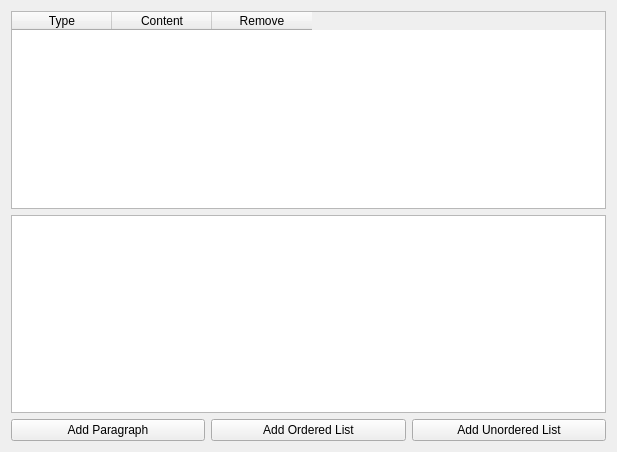
<?xml version="1.0" encoding="UTF-8"?>
<ui version="4.0">
 <class>DescriptionWidget</class>
 <widget class="QWidget" name="DescriptionWidget">
  <property name="geometry">
   <rect>
    <x>0</x>
    <y>0</y>
    <width>617</width>
    <height>452</height>
   </rect>
  </property>
  <property name="windowTitle">
   <string notr="true">DescriptionWidget</string>
  </property>
  <layout class="QVBoxLayout" name="verticalLayout">
   <item>
    <widget class="QTableWidget" name="description_table">
     <property name="selectionMode">
      <enum>QAbstractItemView::ExtendedSelection</enum>
     </property>
     <property name="selectionBehavior">
      <enum>QAbstractItemView::SelectRows</enum>
     </property>
     <attribute name="horizontalHeaderStretchLastSection">
      <bool>false</bool>
     </attribute>
     <column>
      <property name="text">
       <string>Type</string>
      </property>
     </column>
     <column>
      <property name="text">
       <string>Content</string>
      </property>
     </column>
     <column>
      <property name="text">
       <string>Remove</string>
      </property>
     </column>
    </widget>
   </item>
   <item>
    <widget class="QTextEdit" name="description_preview">
     <property name="readOnly">
      <bool>true</bool>
     </property>
    </widget>
   </item>
   <item>
    <layout class="QHBoxLayout" name="horizontalLayout">
     <item>
      <widget class="QPushButton" name="paragraph_add_button">
       <property name="text">
        <string>Add Paragraph</string>
       </property>
      </widget>
     </item>
     <item>
      <widget class="QPushButton" name="ordered_list_add_button">
       <property name="text">
        <string>Add Ordered List</string>
       </property>
      </widget>
     </item>
     <item>
      <widget class="QPushButton" name="unordered_list_add_button">
       <property name="text">
        <string>Add Unordered List</string>
       </property>
      </widget>
     </item>
    </layout>
   </item>
  </layout>
 </widget>
 <resources/>
 <connections/>
</ui>
